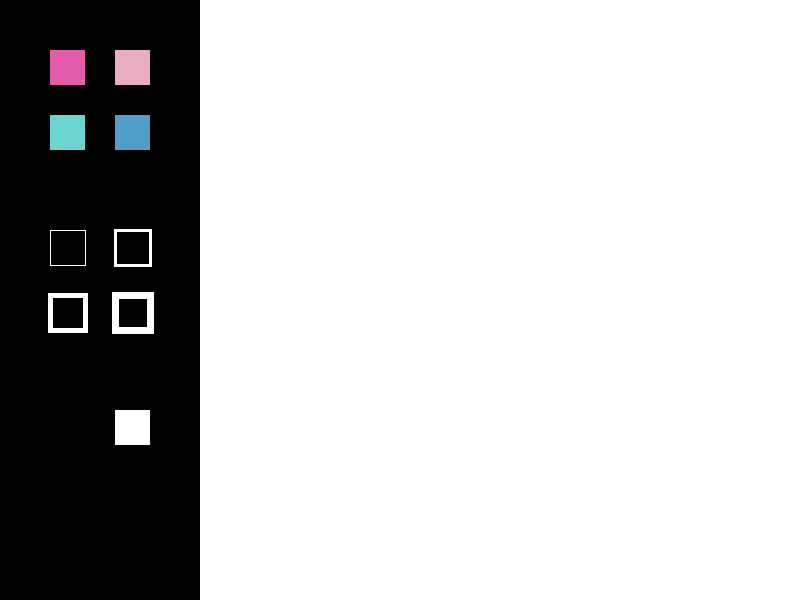
Frame 1 (no input)
Frame 60 (the mouse pressed at the canvas centre just before this capture): identical to frame 1, image omitted
Frame 120 (the mouse held since frame 60 and released just before this capture): identical to frame 1, image omitted

The Processing sketch that drew this single still picture (run headless with seeded random() and noise(); from frame 60 on, the mouse is pressed at the canvas centre):

// Processing sketch: processing_162343
// ── processing_162343.pde

int xPos = 50;
int yPos = 50;
int bSize = 35;
int cSize = 15;

void setup() {
  size(800, 600);
  background(0);

  //shape free
  noStroke();
  fill(255);
  rect(200, 0, 600, 600);

  //color button
  fill(227, 94, 170);
  rect(xPos, yPos, bSize, bSize);
  fill(232, 174, 191);
  rect(xPos*2+cSize, yPos, bSize, bSize);

  fill(107, 214, 208);
  rect(xPos, yPos*2+cSize, bSize, bSize);
  fill(81, 158, 200);
  rect(xPos*2+cSize, yPos*2+cSize, bSize, bSize);


  //eraser
  fill(255);
  rect(xPos*2+cSize, yPos*7+cSize*4, bSize, bSize);



  //stroke weight
  stroke(255);
  fill(0);
  strokeWeight(1);
  rect(xPos, yPos*4+cSize*2, bSize, bSize);
  strokeWeight(3);
  rect(xPos*2+cSize, yPos*4+cSize*2, bSize, bSize);
  strokeWeight(5);
  rect(xPos, yPos*5+cSize*3, bSize, bSize);
  strokeWeight(7);
  rect(xPos*2+cSize, yPos*5+cSize*3, bSize, bSize);
}


void draw() {


  //color

  if (mousePressed) { 
    if  (800 > pmouseX && 800 > mouseX && pmouseX > 200 && mouseX > 200 &&
      600 > pmouseY && 600 > mouseY && pmouseY> 0 && mouseY> 0 == true) {

      line(pmouseX, pmouseY, mouseX, mouseY);
    }

    if ( mouseX >xPos && mouseX < xPos+bSize && mouseY > yPos && mouseY < yPos+bSize) {
      stroke(227, 94, 170);
    }

    if ( mouseX >xPos*2+cSize && mouseX < xPos*2+cSize+bSize && mouseY > yPos && mouseY < yPos+bSize) {
      stroke(232, 174, 191);
    }

    if ( mouseX >xPos && mouseX < xPos+bSize && mouseY > yPos*2+cSize && mouseY < yPos*2+cSize+bSize) {
      stroke(107, 214, 208);
    }

    if ( mouseX >xPos*2+cSize && mouseX < xPos*2+cSize+bSize && mouseY > yPos*2+cSize && mouseY < yPos*2+cSize+bSize) {
      stroke(81, 158, 200);
    }

    //stroke Weight

    if (mousePressed) { 
      if  (800 > pmouseX && 800 > mouseX && pmouseX > 200 && mouseX > 200 &&
        600 > pmouseY && 600 > mouseY && pmouseY> 0 && mouseY> 0 == true) {

        line(pmouseX, pmouseY, mouseX, mouseY);
      }

      if ( mouseX >xPos && mouseX < xPos+bSize && mouseY > yPos*4+cSize*2 && mouseY < yPos*4+cSize*2+bSize) {
        strokeWeight(1);
        rect(xPos, yPos*4+cSize*2, bSize, bSize);
      }

      if ( mouseX >xPos*2+cSize && mouseX < xPos*2+cSize+bSize && mouseY > yPos*4+cSize*2 && mouseY < yPos*4+cSize*2+bSize) {
        strokeWeight(3);
        rect(xPos*2+cSize, yPos*4+cSize*2, bSize, bSize);
      }

      if ( mouseX >xPos && mouseX < xPos+bSize && mouseY > yPos*5+cSize*3 && mouseY < yPos*5+cSize*3+bSize) {
        strokeWeight(5);
        rect(xPos, yPos*5+cSize*3, bSize, bSize);
      }

      if ( mouseX >xPos*2+cSize && mouseX < xPos*2+cSize+bSize && mouseY > yPos*5+cSize*3 && mouseY < yPos*5+cSize*3+bSize) {
        strokeWeight(7);
        rect(xPos*2+cSize, yPos*5+cSize*3, bSize, bSize);
      }
    }

    //eraser
    if ( mouseX >xPos*2+cSize && mouseX < xPos*2+cSize+bSize && mouseY >yPos*7+cSize*4 && mouseY < yPos*7+cSize*4+bSize) {
      noStroke();
      fill(255);
      rect(200, 0, 600, 600);
    }
  }
}
